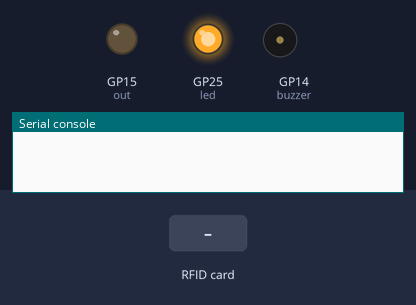
Bench run of a program on a simulated Raspberry Pi Pico running MicroPython. On the bench: output pins drawn as LEDs (lit = HIGH), buzzer (waves = sounding, pin HIGH), the last lines printed to the serial console. The inputs (shaded band) are chosen by the test bench.

Above: at 1.2 s.
1.3 s: RFID card 5E 7A 19 C4 held to the reader
At 1.45 s:
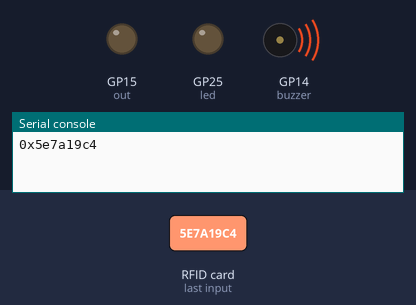
At 2.6 s:
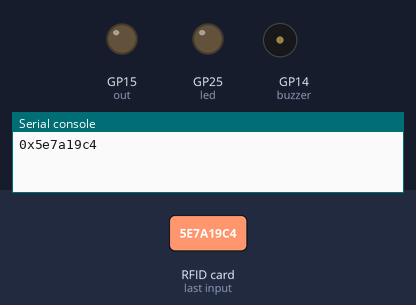
Timing chart, 0 to 4.5 s (numbered marks = the images above; inputs shaded):
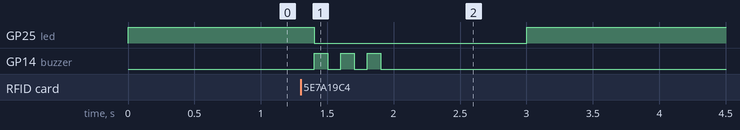

The program:

main.py
```python
import time
from machine import Pin, SPI
from mfrc522 import MFRC522

led = Pin(25, Pin.OUT)
out = Pin(15, Pin.OUT)
buzzer = Pin(14, Pin.OUT)
sda = Pin(5, Pin.OUT)
rst = Pin(22, Pin.OUT)
spi = SPI(0, baudrate=800000)

while True:
    led.value(1)
    rdr = MFRC522(spi, sda, rst)
    (stat, tag_type) = rdr.request(rdr.REQIDL)
    if stat == rdr.OK:
        (stat, raw_uid) = rdr.anticoll()
        if stat == rdr.OK:
            led.value(0)
            uid = ("0x%02x%02x%02x%02x" % (raw_uid[0], raw_uid[1], raw_uid[2], raw_uid[3]))
            print(uid)
            if uid == "":
                buzzer.value(1)
                time.sleep(0.02)
                buzzer.value(0)
                out.toggle()
                time.sleep(1)
            else:
                buzzer.value(1)
                time.sleep(0.1)
                buzzer.value(0)
                time.sleep(0.1)
                buzzer.value(1)
                time.sleep(0.1)
                buzzer.value(0)
                time.sleep(0.1)
                buzzer.value(1)
                time.sleep(0.1)
                buzzer.value(0)
                time.sleep(1)
    time.sleep(0.1)
```

Measured:
- after the input at 1.3 s, GP25 (led): HIGH → LOW after 0.10 s, → HIGH 1.6 s later; GP14 (buzzer): alternates HIGH for 0.10 s and LOW for 0.10 s, 6 changes in all, then stays LOW, starting after 0.10 s
